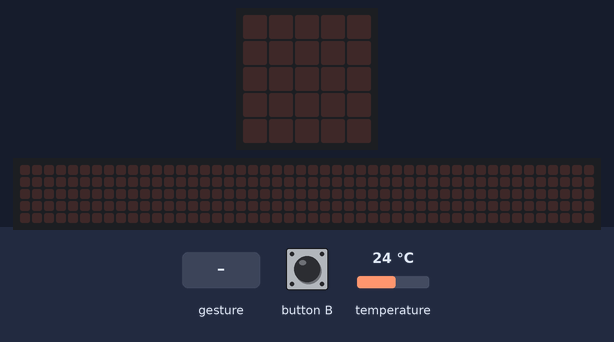
This program was run on a simulated BBC micro:bit running MicroPython. Shown: the board's 5×5 LED display, a strip that is not on the board, showing the scrolling text unrolled. Inputs (shaded band) come from the test bench; at power-on: temperature 24 °C. A tilt is held for 1.5 s and a shake lasts 1 s, then the board lies face up again; the 48×5 strip is a reading aid, not a part: it shows the text the display is scrolling, unrolled, one strip-width of it at a time.

Above: at 1.2 s.
1.3 s: gesture 'shake'
At 2.3 s:
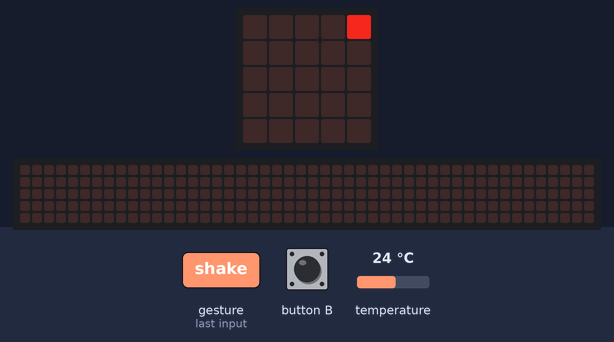
3.4 s: button B pressed for 0.15 s
At 3.47 s:
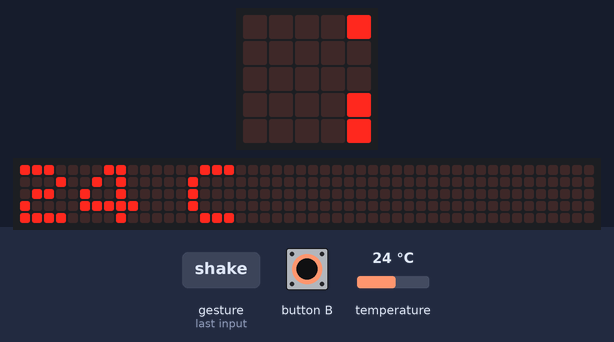
6.4 s: gesture 'shake'
At 6.9 s:
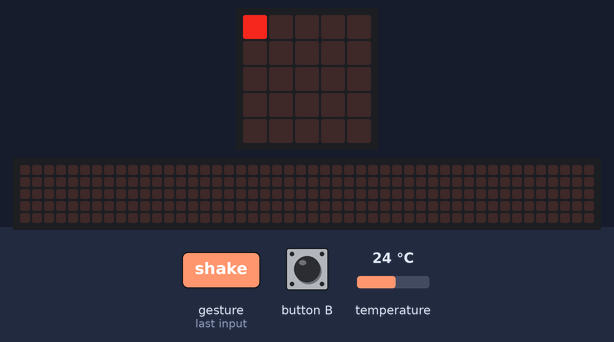
9.4 s: button B pressed for 1 s
At 9.62 s:
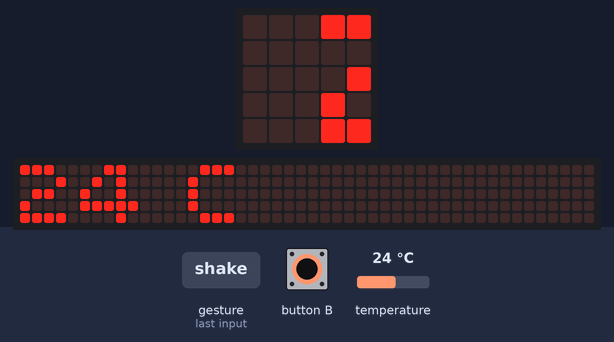
13.4 s: button B pressed for 3.2 s
At 13.77 s:
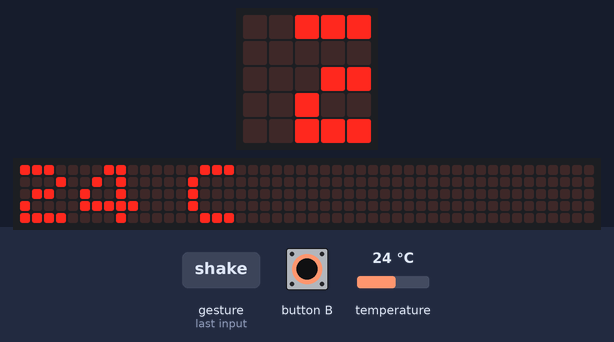

Measured:
- after the input at 1.3 s, the display: first changes after 0.20 s (image 1 shows a later state)
- after the input at 3.4 s, the display: changes at once (image 2)
- after the input at 6.4 s, the display: first differs from a run without the input after 0.46 s (image 3)
- after the input at 9.4 s, the display: first changes at once (image 4 shows a later state)
- after the input at 13.4 s, the display: first changes at once (image 5 shows a later state)

The program:

section_1_sample_code.py
```python
# bring in all my microbit functions and libraries
from microbit import *

while True:
    if accelerometer.was_gesture('shake'):
        for x in range(5):
            display.clear()  # turn off all the lights
            display.set_pixel(x, 0, 8)  # turn just one light on
            sleep(100)  # slow down the loop
    if button_b.was_pressed():
        display.clear()
        current_temp = temperature()
        display.scroll(str(current_temp) + " C")
'''
while True:  #outer loop that runs forever
    for y in range(5):  #loop that moves to the next line of leds
        for x in range(5):  #loop that moves the led from left to right
            display.clear()  #turn off all the lights
            display.set_pixel(x, y, 8)  #turn just one light on
            sleep(100)  #slow down the loop
'''
```
